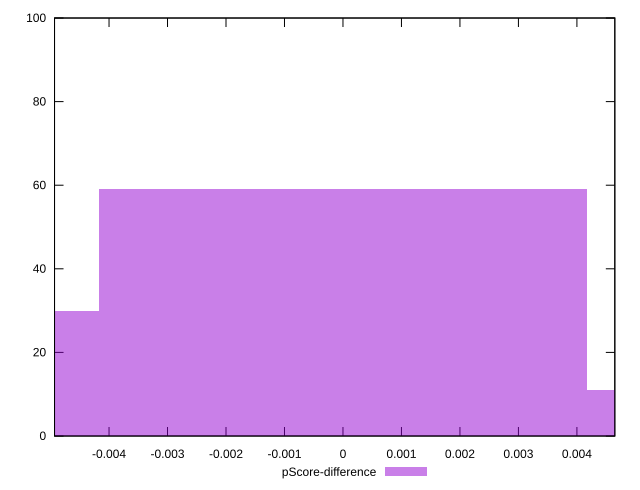

gnuplot code for this plot:
reset

$pScoreDifference <<EOF
0 59
-0.00835019357297416 30
0.00835019357297416 11
EOF

set key outside below
set boxwidth 0.00835019357297416
set xrange [-0.004931822957321863:0.004648231415178894]
set yrange [0:100]
set trange [0:100]
set style fill transparent solid 0.5 noborder
set terminal svg size 640, 490 enhanced background rgb 'white'
set output "report_00016_2021-02-10T13-31-48.338Z/max-potential-fid/samples/pages+cached+noadtech+nomedia+nocss/pScore-difference/histogram.svg"

plot $pScoreDifference title "pScore-difference" with boxes

reset
